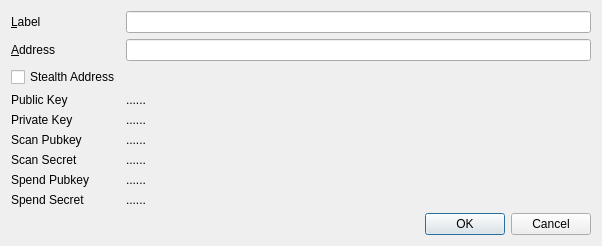
<?xml version="1.0" encoding="UTF-8"?>
<ui version="4.0">
 <class>EditAddressDialog</class>
 <widget class="QDialog" name="EditAddressDialog">
  <property name="geometry">
   <rect>
    <x>0</x>
    <y>0</y>
    <width>602</width>
    <height>236</height>
   </rect>
  </property>
  <property name="windowTitle">
   <string>Edit Address</string>
  </property>
  <layout class="QVBoxLayout" name="verticalLayout">
   <item>
    <layout class="QFormLayout" name="formLayout">
     <property name="fieldGrowthPolicy">
      <enum>QFormLayout::AllNonFixedFieldsGrow</enum>
     </property>
     <item row="0" column="0">
      <widget class="QLabel" name="label">
       <property name="text">
        <string>&amp;Label</string>
       </property>
       <property name="buddy">
        <cstring>labelEdit</cstring>
       </property>
      </widget>
     </item>
     <item row="0" column="1">
      <widget class="QLineEdit" name="labelEdit">
       <property name="toolTip">
        <string>The label associated with this address list entry</string>
       </property>
      </widget>
     </item>
     <item row="1" column="0">
      <widget class="QLabel" name="label_2">
       <property name="text">
        <string>&amp;Address</string>
       </property>
       <property name="buddy">
        <cstring>addressEdit</cstring>
       </property>
      </widget>
     </item>
     <item row="1" column="1">
      <widget class="QValidatedLineEdit" name="addressEdit">
       <property name="toolTip">
        <string>The address associated with this address list entry. This can only be modified for sending addresses.</string>
       </property>
      </widget>
     </item>
     <item row="2" column="0">
      <widget class="QCheckBox" name="stealthCB">
       <property name="text">
        <string>Stealth Address</string>
       </property>
      </widget>
     </item>
     <item row="3" column="0">
      <widget class="QLabel" name="label_3">
       <property name="text">
        <string>Public Key</string>
       </property>
      </widget>
     </item>
     <item row="4" column="0">
      <widget class="QLabel" name="label_4">
       <property name="text">
        <string>Private Key</string>
       </property>
      </widget>
     </item>
     <item row="2" column="1">
      <widget class="QLabel" name="label_5">
       <property name="text">
        <string/>
       </property>
      </widget>
     </item>
     <item row="3" column="1">
      <widget class="QLabel" name="lblPubkey">
       <property name="text">
        <string>......</string>
       </property>
      </widget>
     </item>
     <item row="4" column="1">
      <widget class="QLabel" name="lblPrikey">
       <property name="text">
        <string>......</string>
       </property>
      </widget>
     </item>
     <item row="5" column="0">
      <widget class="QLabel" name="label_8">
       <property name="text">
        <string>Scan Pubkey</string>
       </property>
      </widget>
     </item>
     <item row="6" column="0">
      <widget class="QLabel" name="label_9">
       <property name="text">
        <string>Scan Secret</string>
       </property>
      </widget>
     </item>
     <item row="7" column="0">
      <widget class="QLabel" name="lblSpendPubkeyT">
       <property name="text">
        <string>Spend Pubkey</string>
       </property>
      </widget>
     </item>
     <item row="8" column="0">
      <widget class="QLabel" name="lblSpendSecretT">
       <property name="text">
        <string>Spend Secret</string>
       </property>
      </widget>
     </item>
     <item row="5" column="1">
      <widget class="QLabel" name="lblScanPubkey">
       <property name="text">
        <string>......</string>
       </property>
      </widget>
     </item>
     <item row="6" column="1">
      <widget class="QLabel" name="lblScanSecret">
       <property name="text">
        <string>......</string>
       </property>
      </widget>
     </item>
     <item row="7" column="1">
      <widget class="QLabel" name="lblSpendPubkey">
       <property name="text">
        <string>......</string>
       </property>
      </widget>
     </item>
     <item row="8" column="1">
      <widget class="QLabel" name="lblSpendSecret">
       <property name="text">
        <string>......</string>
       </property>
      </widget>
     </item>
    </layout>
   </item>
   <item>
    <widget class="QDialogButtonBox" name="buttonBox">
     <property name="orientation">
      <enum>Qt::Horizontal</enum>
     </property>
     <property name="standardButtons">
      <set>QDialogButtonBox::Cancel|QDialogButtonBox::Ok</set>
     </property>
    </widget>
   </item>
  </layout>
 </widget>
 <customwidgets>
  <customwidget>
   <class>QValidatedLineEdit</class>
   <extends>QLineEdit</extends>
   <header>qvalidatedlineedit.h</header>
  </customwidget>
 </customwidgets>
 <resources/>
 <connections>
  <connection>
   <sender>buttonBox</sender>
   <signal>accepted()</signal>
   <receiver>EditAddressDialog</receiver>
   <slot>accept()</slot>
   <hints>
    <hint type="sourcelabel">
     <x>20</x>
     <y>20</y>
    </hint>
    <hint type="destinationlabel">
     <x>20</x>
     <y>20</y>
    </hint>
   </hints>
  </connection>
  <connection>
   <sender>buttonBox</sender>
   <signal>rejected()</signal>
   <receiver>EditAddressDialog</receiver>
   <slot>reject()</slot>
   <hints>
    <hint type="sourcelabel">
     <x>20</x>
     <y>20</y>
    </hint>
    <hint type="destinationlabel">
     <x>20</x>
     <y>20</y>
    </hint>
   </hints>
  </connection>
 </connections>
</ui>
